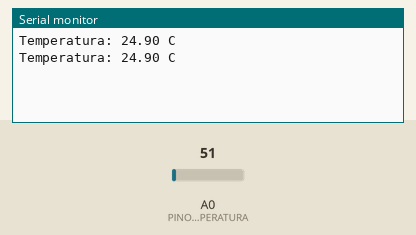
The sketch below on a simulated Arduino Uno, built with avr-gcc and run on an emulated ATmega328P. Shown: the last lines printed to the serial monitor. Inputs (shaded band) come from the test bench; at power-on: A0 (PINO_SENSOR_TEMPERATURA) = 51.

Above: at 2.8 s.
2.9 s: A0 (PINO_SENSOR_TEMPERATURA) set to 61
At 4.5 s:
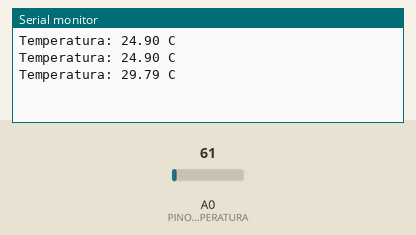
5.6 s: A0 (PINO_SENSOR_TEMPERATURA) set to 71
At 7.2 s:
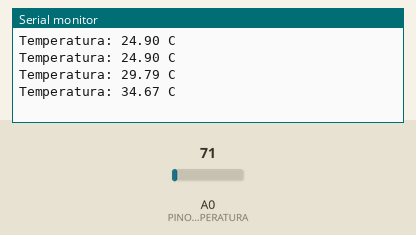
Timing chart, 0 to 8.7 s (numbered marks = the images above; inputs shaded):
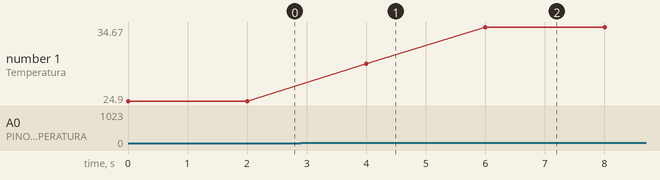

The sketch:

script_arduino_sensor_lm35.ino
```cpp
// Declarção de variáveis
const int PINO_SENSOR_TEMPERATURA = A0;
float temperaturaCelsius;

// Definição do loop de leitura
void setup() {
  Serial.begin(9600);
}

// Definição da simulação de dados
void loop() {
  int valorLeitura = analogRead(PINO_SENSOR_TEMPERATURA);
  temperaturaCelsius = (valorLeitura * 5.0 / 1023.9) / 0.01;

// Definição da exibição dos dados
  Serial.print("Temperatura: ");
  Serial.print(temperaturaCelsius);
  Serial.println(" C");

  // Definição da frequência de leitura em ms (2 segundos)
 delay(2000);
}
```

Measured:
- after the input at 2.9 s, the serial monitor: prints a new line after 1.1 s (image 1)
- after the input at 5.6 s, the serial monitor: prints a new line after 0.40 s (image 2)
- plotted number 1: 24.9 → 29.79 after the input at 2.9 s, 29.79 → 34.67 after the input at 5.6 s
